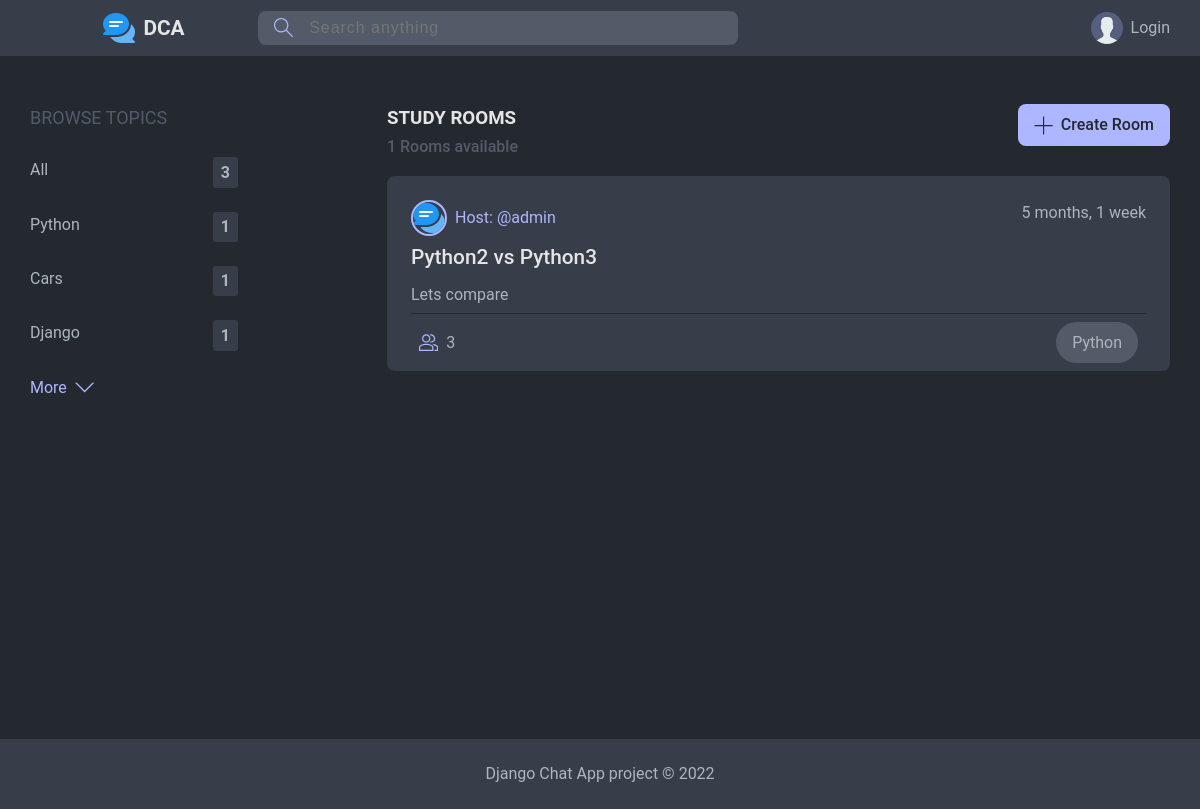
Page /?q=Python on the committed database.
### chat/models.py (models this page shows, shortened)
class TopicModel(models.Model):
    name = models.CharField(max_length = 100)

class RoomModel(models.Model):
    host         = models.ForeignKey(UserModel, on_delete = models.SET_NULL, null = True)
    topic        = models.ForeignKey(TopicModel, on_delete = models.SET_NULL, null = True)
    name         = models.CharField(max_length = 150)
    description  = models.TextField(null = True, blank = True)
    participants = models.ManyToManyField(UserModel, related_name = 'participants', blank = True)
    updated      = models.DateTimeField(auto_now = True)
    created      = models.DateTimeField(auto_now_add = True)
    class Meta:
        ordering = ['-updated', '-created']
    def __str__(self):
        return self.name

class UserModel(AbstractUser):
    first_name = None
    last_name = None
    email = models.EmailField(verbose_name='Email Address', max_length=255, unique = True)
    name = models.CharField(max_length = 90)
    about = models.TextField(blank = True, null = True)
    avatar = models.ImageField(null=True, default="avatar.svg")
    objects = UserManager()
    USERNAME_FIELD = 'email'
    REQUIRED_FIELDS = ['username']

### chat/views.py (the view)
# urls.py: path('', homeView, name='homeView'),
def homeView(request):
    q = request.GET.get('q') if request.GET.get('q') != None else ''
    rooms = RoomModel.objects.filter(
        Q(topic__name__icontains=q) |
        Q(name__icontains=q) |
        Q(host__username__icontains=q) |
        Q(description__icontains=q)
    )
    topics = TopicModel.objects.all()[0:5]
    msgs = MessageModel.objects.filter(Q(room__topic__name__icontains=q ))
    context = {
        'rooms'      : rooms,
        'topics'     : topics,
        'msgs'       : msgs
    }
    return render(request, 'chat/homeView.html', context)

### chat/models.py (called while the page is built)
    def __str__(self):
        return f'{self.body[0:30]}'

### chat/templates/chat/homeView.html (shortened to what this page needs)
{% extends "base.html" %}
{% block content %}
<div id="home-container">
    <div id="topics-sidebar" class="container-item">
        {% include 'chat/topics_component.html' %}
    </div>
    <div id="feed-area" class="container-item">
        <div class="feed-item feed-head">
            <div id="fh-title">
                <h3>STUDY ROOMS</h3>
                <p>{{rooms.all|length}} Rooms available</p>
            </div>
            <a href="{% url 'chat:createView' %}">
                <div class="createbtn">
                    <svg version="1.1" xmlns="http://www.w3.org/2000/svg" width="32" height="32" viewBox="0 0 32 32">
                        <title>add</title>
                        <path
                            d="M16.943 0.943h-1.885v14.115h-14.115v1.885h14.115v14.115h1.885v-14.115h14.115v-1.885h-14.115v-14.115z">
                        </path>
                    </svg>
                    Create Room
                </div>
            </a>
        </div>
        <div class="feed-item roomlist">
            {% include 'chat/room-list_component.html' %}
        </div>
    </div>
</div>
{% endblock content %}

### chat/templates/chat/topics_component.html
<div class="t-list">
    <div class="t-item">
        <p id="btopics">BROWSE TOPICS</p>
    </div>
    <div class="t-item">
        <a href="{%url 'chat:homeView' %}">
            All
            <span>{{topics|length}}</span>
        </a>
    </div>
    {% for topic in topics %}
    <div class="t-item">
        <a href="{%url 'chat:homeView' %}?q={{topic.name}}">
            {{topic.name}}
            <span>{{topic.roommodel_set.all|length}}</span>
        </a>
    </div>
    {% endfor %}
    <div class="more-topics">
        <a class="btn-link" href="{% url 'chat:topicsView' %}">
            More
            <svg class="svg-lm" version="1.1" xmlns="http://www.w3.org/2000/svg" width="32" height="32" viewBox="0 0 32 32">
                <title>chevron-down</title>
                <path d="M16 21l-13-13h-3l16 16 16-16h-3l-13 13z"></path>
            </svg>
        </a>
    </div>
</div>

### chat/templates/chat/room-list_component.html (shortened to what this page needs)
{% for room in rooms %}
<div class="room-card">
    <div class="room-card-head">
        <div class="host-details">
            <div class="profile-sm">
                <a href="{% url 'chat:userProfileView' room.host.username %}">
                    <div class="avatar avatar-small">
                        <img src="{{room.host.avatar.url}}" />
                    </div>
                    Host: @{{room.host.username}}
                </a>
            </div>
        </div>
        <div class="room-timestamp">
            <span>{{room.created|timesince}}</span>
        </div>
    </div>
    <div class="room-card-body">
        <h4 id="room-title">
            <a href="{% url 'chat:roomView' room.id %}">
                {{room.name}}
            </a>
        </h4>
        <p id="room-desc">{{room.description}}</p>
    </div>
    <div class="room-card-foot">
        <a href="{% url 'chat:roomView' room.id %}">
            {{room.participants.all|length}}
        </a>
        <p>{{room.topic.name}}</p>
    </div>
</div>
{% endfor %}

### static/css/base.css (style rules this page uses)
:root { --color-dark: #242930; --color-medium: #383E49; --color-light: #535B69; --color-light-more: #ADB7FF; --color-important: #FFB1AD; --color-text-light: #e5e5e5; --color-text-dark: #adb5bd; --color-success: #5dd693; --color-error: #fc4b0b; }
* { margin: 0; padding: 0; box-sizing: border-box; }
body { min-height: 100vh; display: grid; grid-template-rows: auto 1fr auto ; margin: 0; background-color: var(--color-dark); color: var(--color-text-dark); font-family: 'Roboto'; line-height: 1.6; }
a { text-decoration: none; color: var(--color-text-dark); }
#home-container { margin-top: 1rem; display: grid; grid-template-columns: 1fr 3fr 1fr; align-items: start; gap: 6rem; }
svg { width: 1.2rem; height: 1.2rem; }
.svg-lm { fill: var(--color-light-more); }
.avatar { border-radius: 50%; border: 2px solid var(--color-light-more); }
.avatar-small img { width: 2rem; height: 2rem; }
.avatar img { display: block; border-radius: 50%; }
.profile-sm a { display: flex; align-items: center; gap: 0.5rem; color: var(--color-light-more); }
.t-list { width: 13rem; display: flex; flex-direction: column; gap: 1.5rem; }
#topics-sidebar p { font-size: large; color: var(--color-light); }
.t-list a { display: flex; justify-content: space-between; }
.t-list span { background-color: var(--color-medium); border-radius: 3px; padding: 0.15rem 0.5rem; font-weight: bolder; }
.btn-link { display: flex; align-items: center; justify-content: start !important ; gap: 0.5rem; cursor: pointer; color: var(--color-light-more); font-size: 1rem; }
.feed-head { display: flex; justify-content: space-between; }
#fh-title { color: var(--color-text-light); font-weight: 500; }
.feed-head div p { color: var(--color-light); }
.createbtn { display: flex; align-items: center; gap: 0.5rem; background-color: var(--color-light-more); color: var(--color-dark); border-radius: 0.5rem; padding: 0.5rem 1rem; font-weight: 500; }
.createbtn svg { fill: var(--color-dark); }
.roomlist { display: grid; grid-template-rows: 1fr; gap: 1rem; margin-top: 1rem; }
.room-card { padding: 1.5rem 1.5rem 0 1.5rem; background-color: var(--color-medium); border-radius: 0.5rem; }
.room-card-head { display: flex; justify-content: space-between; }
.host-details { display: flex; align-items: center; gap: 0.5rem; }
.room-card-body { margin: 5px 0; }
#room-title { font-size: 1.3rem; font-weight: 500; }
#room-title a { color: var(--color-text-light); }
#room-desc { margin-top: 0.5rem; }
.room-card-foot { border-top: 1px solid var(--color-dark); display: flex; justify-content: space-between; padding: 0.5rem; }
.room-card-foot a { display: flex; align-items: center; gap: 0.5rem; }
.room-card-foot p { background-color: var(--color-light); border-radius: 2rem; padding: 0.5rem 1rem; }
@media only screen and (max-width:1300px) { #home-container { grid-template-columns: 1fr 3fr; } }

### rows in the picture
TopicModel: name "Python", roommodel_set.all|length "1"
TopicModel: name "Cars", roommodel_set.all|length "1"
TopicModel: name "Django", roommodel_set.all|length "1"
RoomModel: host.avatar (picture), host.username "admin", created "5 months, 1 week", name "Python2 vs Python3", description "Lets compare", participants.all|length "3", topic.name "Python"

### other values in the picture
{{ topics|length }} "3"
{{ rooms.all|length }} "1"
